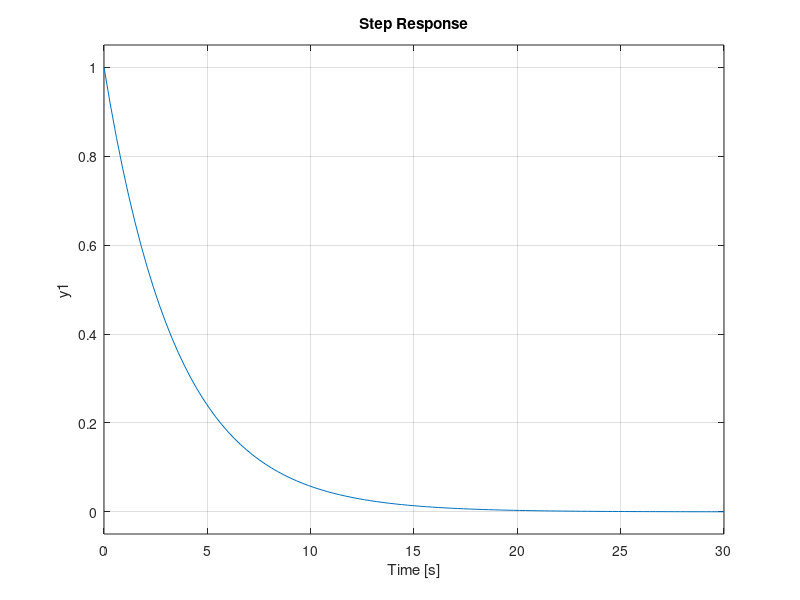
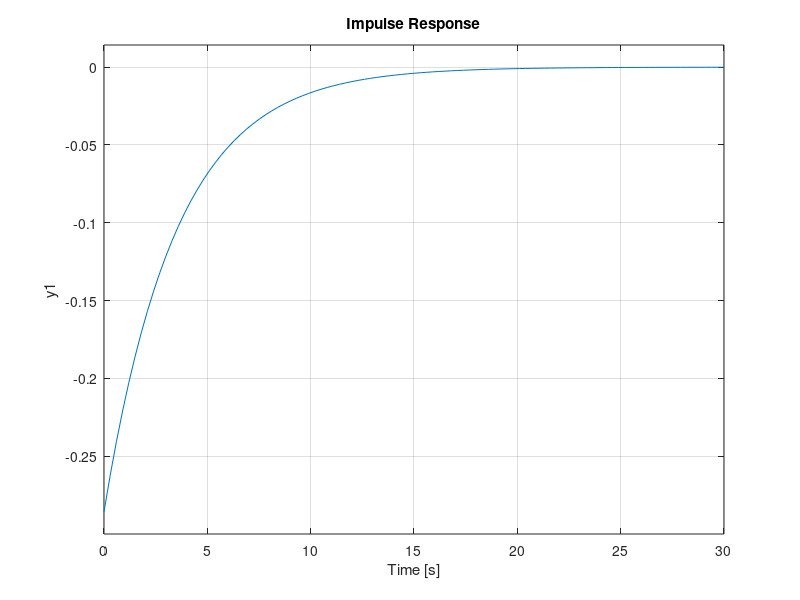
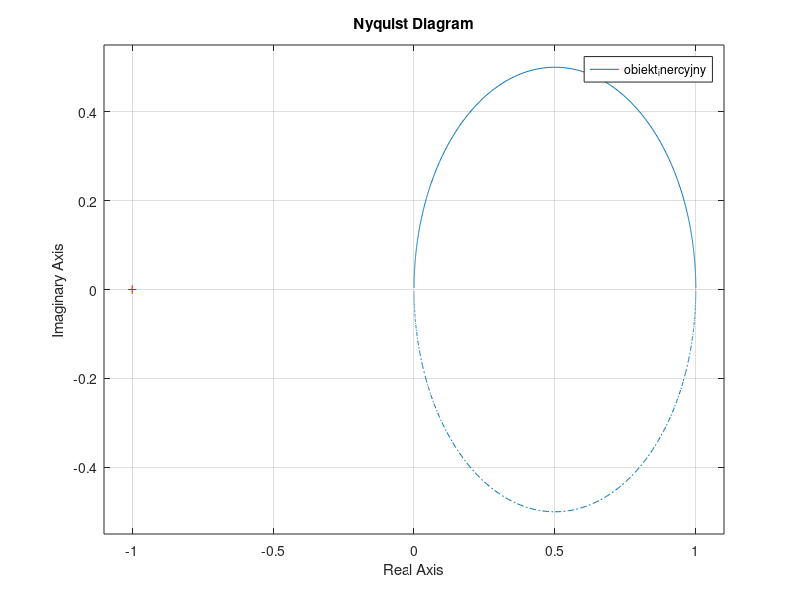
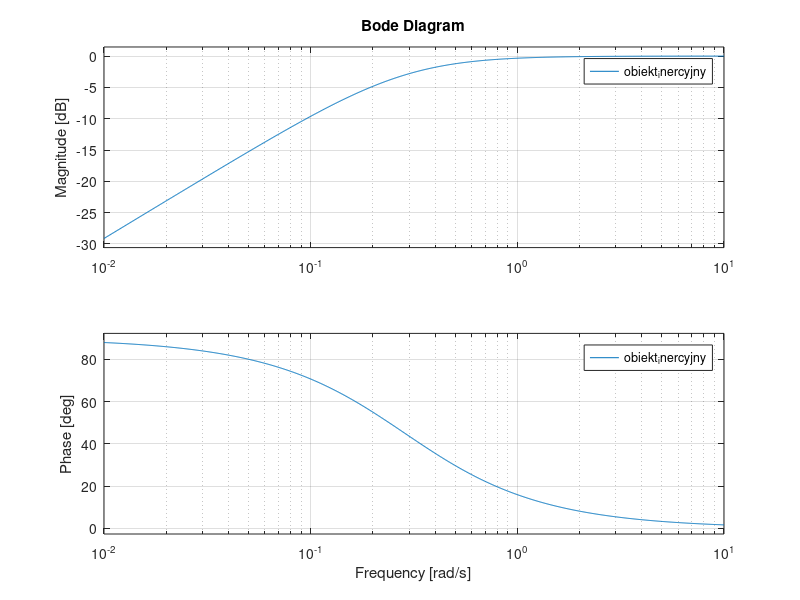

The MATLAB source for these figures, in order:
clear; close all; clc;
% Transmitancja G(s) = ks / (Ts + 1)
% Stałe:
k = 3.5;
T = 3.5;

obiekt_inercyjny = tf([k, 0], [T, 1]);

% Charakterystyka skokowa.
figure(1);
step(obiekt_inercyjny);
grid on;

% Charakterystyka impulsowa.
figure(2);
impulse(obiekt_inercyjny);
grid on;

% Charakterystyka Nyquista.
figure(3);
nyquist(obiekt_inercyjny);
grid on;

% Charakterystyka Bodego.
figure(4);
bode(obiekt_inercyjny);
grid on;
